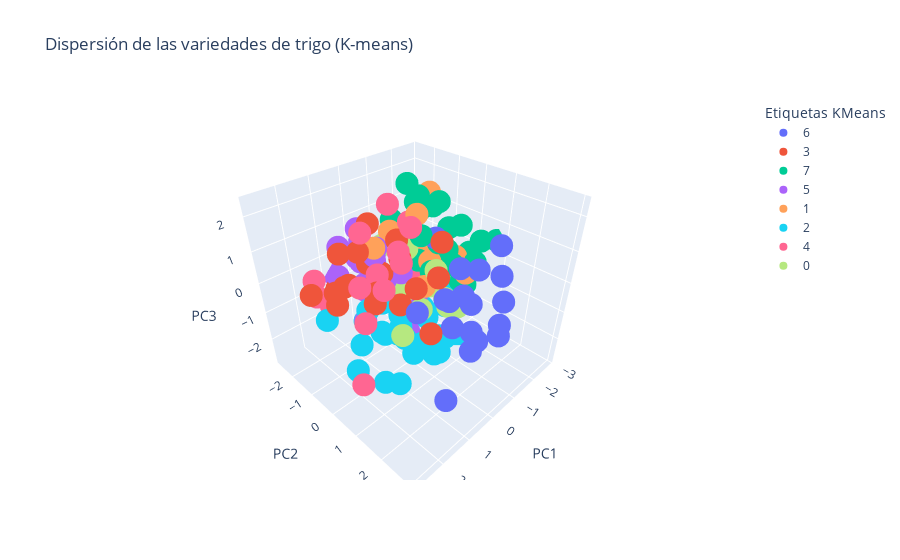

Notebook cell for this chart:
### Code cell
fig = px.scatter_3d(df_kmeans, x='PC1', y='PC2', z='PC3',
                    color='Etiquetas KMeans',
                    title='Dispersión de las variedades de trigo (K-means)')
fig.show()
